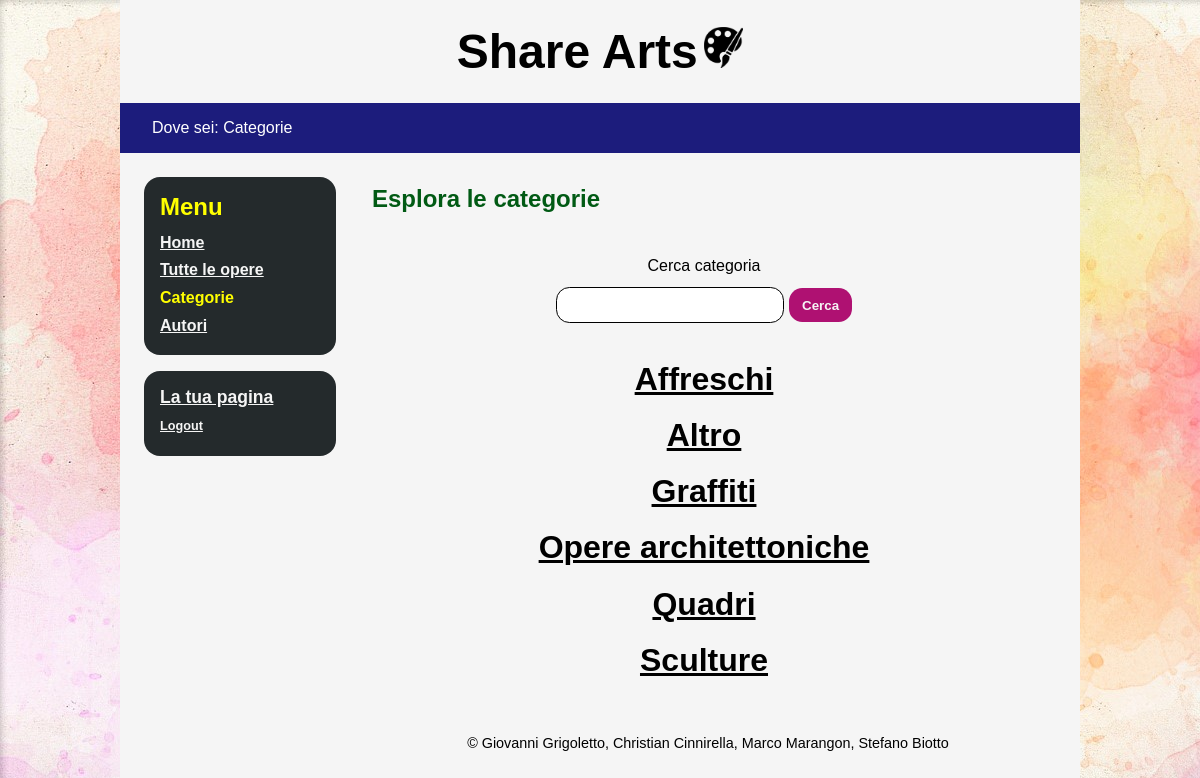
Page /categorie.php (signed in) on the committed database.
### tables this page shows
CREATE TABLE categoria (
  id                 INT AUTO_INCREMENT PRIMARY KEY,
  nome_categoria     VARCHAR(200) NOT NULL,
  cat_description    VARCHAR(2000) NOT NULL
  
);

### includes/DB.php (called while the page is built, shortened)
<?php
class DB extends mysqli{
    public function getListaCategorie()
	{
		$sql = "SELECT nome_categoria, id FROM categoria  ORDER BY nome_categoria";
		$query = $this->prepare($sql);
		$query->execute();
		$result = $query->get_result();
		$rec = array();
		while ($row = $result->fetch_assoc())
			{
				$rec[] = $row;
			}
		return $rec;
    }
}

### categorie.php (the view, shortened to what this page needs)
<?php
require_once('includes/DB.php');
$db = new DB();
$page_head = file_get_contents('includes/head.html');
$page_body = file_get_contents('includes/body.html');
$page_head = str_replace("<scripts />", "", $page_head);
$login_button = file_get_contents('includes/login_button.html');
$profile_button = file_get_contents('includes/usr_zone_logged.html');
$admin = false;
if (!isset($_GET['id'])) {
    $title = 'Categorie - Share Arts';
    $page_head = str_replace("<titolo />", $title, $page_head);
    $page_head = str_replace("<page_description/>", "Elenco delle categorie di opere presenti nel sito", $page_head);
    $page_head = str_replace("<keywords/>", "arte, opera, selezione, esplorare, categorie", $page_head);
    $page_head = str_replace("<metatitle/>", $title, $page_head);
    $content = file_get_contents('includes/categorie_list.html');
    $counter = 1;
    if(isset($_GET['trova_categoria']) && !empty($_GET['nome']))
    {
            $link = file_get_contents('includes/link.html');
            $link = str_replace("<path />", "categorie.php", $link);
            $link = str_replace("<nome_link />", "Categorie", $link);
            $link = str_replace("<tab />", $counter++, $link);
            $page_body = str_replace("<breadcrumb />", $link . " > Ricerca: " . $_GET['nome'], $page_body);
            $page_body = str_replace("<tab1 />", $counter++, $page_body);
            $page_body = str_replace("<tab2 />", $counter++, $page_body);
            $page_body = str_replace("<tab3 />", $counter++, $page_body);
            $page_body = str_replace("<tab4 />", $counter++, $page_body);
            if(isset($_SESSION['user_id'])) {
                if ($admin) {
                    $admin_button = file_get_contents('includes/usr_zone_admin.html');
                    $admin_button = str_replace("<tab1 />", $counter++, $admin_button);
                    $admin_button = str_replace("<tab2 />", $counter++, $admin_button);
                    $page_body = str_replace("<utente />",  $admin_button, $page_body);
                }
                else {
                    $profile_button = str_replace("<id_aut />", $_SESSION['user_id'], $profile_button);
                    $profile_button = str_replace("<tab1 />", $counter++, $profile_button);
                    $profile_button = str_replace("<tab2 />", $counter++, $profile_button);
                    $page_body = str_replace("<utente />", $profile_button, $page_body);
                }
            }
    else {
    $login_button = str_replace("<tab />", $counter++, $login_button);
    $page_body = str_replace("<utente />",$login_button, $page_body);
    }
    $content = str_replace ("<tab1 />", $counter++, $content);
    $content = str_replace ("<tab2 />", $counter++, $content);
            $categorie = $db->getListaCategorieS($_GET['nome']);
            $lista_categorie = '';
            if($categorie != null) {
                foreach($categorie as $categoria){
                    $cat = file_get_contents('includes/categorie_list_element.html');
                    $cat = str_replace("<categoria_element />", $categoria['nome_categoria'], $cat);
                    $cat = str_replace("<id_cat />", $categoria['id'], $cat);
                    $cat = str_replace("<tab />", $counter, $cat);
                    $lista_categorie .= $cat;
                    $counter++;
                }
            }
            else {
                $no_result = file_get_contents('includes/ricerca_categorie_no_results.html');
                $no_result = str_replace("<tab_nores />", $counter++, $no_result);
                $content = str_replace("<categorie />", "<li/>", $content);
                $content.= $no_result;
            }
        $content = str_replace("<categorie />", empty($lista_categorie)?"<li/>":$lista_categorie, $content);
        $content = str_replace("<cercato/>", " risultati per " . htmlentities($_GET['nome']), $content);
    }
    else
    {
    $page_body = str_replace('<li><a href="categorie.php" tabindex="<tab3 />">Categorie</a></li>', '<li>Categorie</li>', $page_body);
    $page_body = str_replace("<breadcrumb />", "Categorie", $page_body);
    $page_body = str_replace("<tab1 />", $counter++, $page_body);
    $page_body = str_replace("<tab2 />", $counter++, $page_body);
    $page_body = str_replace("<tab4 />", $counter++, $page_body);
    if(isset($_SESSION['user_id'])) {
        if ($admin) {
            $admin_button = file_get_contents('includes/usr_zone_admin.html');
            $admin_button = str_replace("<tab1 />", $counter++, $admin_button);
            $admin_button = str_replace("<tab2 />", $counter++, $admin_button);
            $page_body = str_replace("<utente />",  $admin_button, $page_body);
        }
        else {
            $profile_button = str_replace("<id_aut />", $_SESSION['user_id'], $profile_button);
            $profile_button = str_replace("<tab1 />", $counter++, $profile_button);
            $profile_button = str_replace("<tab2 />", $counter++, $profile_button);
            $page_body = str_replace("<utente />", $profile_button, $page_body);
        }
    }
    else {
    $login_button = str_replace("<tab />", $counter++, $login_button);
    $page_body = str_replace("<utente />",$login_button, $page_body);
    }
    $content = str_replace ("<tab1 />", $counter++, $content);
    $content = str_replace ("<tab2 />", $counter++, $content);
            $categorie = $db->getListaCategorie();
            $lista_categorie = '';
            if($categorie != null) {
                foreach($categorie as $categoria){
                    $cat = file_get_contents('includes/categorie_list_element.html');
                    $cat = str_replace("<categoria_element />", $categoria['nome_categoria'], $cat);
                    $cat = str_replace("<id_cat />", $categoria['id'], $cat);
                    $cat = str_replace("<tab />", $counter, $cat);
                    $lista_categorie .= $cat;
                    $counter++;
                     }
         }
         $content = str_replace("<categorie />", empty($lista_categorie)?"<li/>":$lista_categorie, $content);
        $content = str_replace("<cercato/>", "", $content);
    }
}
$page_body = str_replace('<content />', $content, $page_body);
echo $page_head  . $page_body  ;
?>

### css/desktop.css (style rules this page uses)
* { padding: 0; border: 0; margin: 0; font-family: Verdana, Geneva, sans-serif; }
html { background-image: url("../img/background.jpg"); }
body { background-color: #f5f5f5; margin: 0 10%; min-height: 100vh; height: auto; }
#userinfo { font-size: 1.1em; }
#titolone { padding: 1em; font-size: 1.5em; text-align: center; }
#titolone h1 { display: inline-block; }
#titolone img { height: 1.7em; }
#breadcrumb { background-color: rgb(28, 28, 124); color: white; padding: 1em; padding-left: 2em; }
#contenuto { margin: 2em; margin-left: 15em; }
.titolo_sezione { font-size: 1.5em; font-weight: bold; color: rgb(1, 90, 20); padding: 0 0 0.5em 0.5em; }
.box { margin: 0.5em; padding: 1em; background-color: rgb(36, 42, 44); font-weight: bold; color: yellow; border-radius: 1em; }
#usr_zone { margin-top: 1em; }
#navigator { float: left; padding: 1em 0 0 1em; width: 13em; }
#navigator a:link { color: whitesmoke; }
#menubox ul { list-style-type: none; padding-top: 0.5em; }
#menubox li { padding: 0.3em 0; }
.submit_button { background-color: rgb(175, 17, 114); padding: 0.7em 1em; margin: 1em 0; color: whitesmoke; font-weight: bold; cursor: pointer; border-radius: 1em; }
#usr_zone a { color: white; }
#usr_zone li span { font-size: 0.9em; }
#usr_zone ul { list-style-type: none; }
#usr_zone li { padding-bottom: 0.3em; }
#nome_utente { font-size: 1em; }
#logout { font-size: 0.8em; }
.elenco ul { padding-top: 1em; text-align: center; list-style-type: none; }
.elenco li { padding: 0.3em; font-size: 2em; font-weight: bold; }
.elenco a:link { color: black; }
.ricerca { text-align: center; padding-top: 2em; }
.banner_cerca { padding: 0.7em 1em; border-radius: 1em; width: 15em; border-style:solid; border-color: black; border-width: 0.1em; }
.cerca { display: block; }
#footer { text-align: center; padding: 1em; margin-bottom: 0; font-size: 0.9em; margin-left: 15em; }

### css/mobile.css (style rules this page uses)
html { background-image: none; }
body { background-color: #fafafa; margin: 0; }
#titolone { padding: 1em; font-size: 1em; text-align: center; }
#breadcrumb { padding: 0.6em; font-size: 0.8em; }
#navigator { float: none; text-align: center; padding: 0; width: auto; }
#contenuto { margin: 1em; text-align: center; }
.titolo_sezione { font-size: 1.5em; padding: 0 0 1em 0; }
#footer { margin-left: 0; }

### css/print.css (style rules this page uses)
* { padding: 0; border: 0; margin: 0; font-family:Georgia, 'Times New Roman', Times, serif; }
html { background-image: none; }
body { background-color: #fafafa; margin: 0; min-height: 100vh; height: auto; }
#titolone { padding: 1em; font-size: 0.8em; text-align: center; }
#titolone h1 { display: inline-block; }
#titolone img { height: 1em; }
#breadcrumb { display: none; }
#contenuto { margin: 2em; }
.cerca { display: none; }
.box { margin: 1em; padding: 1em; background-color: rgb(0, 110, 0); font-weight: bold; color: rgb(231, 255, 94); border-radius: 1em; }
#usr_zone { margin-top: 1em; }
#navigator { display: none; }
#menubox a { color: whitesmoke; }
#menubox ul { list-style-type: none; padding-top: 0.5em; }
#menubox li { padding: 0.3em 0; }
.titolo_sezione { font-size: 1.5em; font-weight: bold; color: rgb(138, 0, 138); padding: 0 0 1em 0.5em; }
.elenco ul { padding-top: 1em; text-align: center; list-style-type: none; font-size: 2em; font-weight: bold; }
.elenco li { padding: 0.3em; }
.elenco a { color: black; }
.submit_button { display: none; }
#footer { display: none; }

### rows in the picture
categoria: str_replace("<tab />", $counter, $cat) "Affreschi"
categoria: str_replace("<tab />", $counter, $cat) "Altro"
categoria: str_replace("<tab />", $counter, $cat) "Graffiti"
categoria: str_replace("<tab />", $counter, $cat) "Opere architettoniche"
categoria: str_replace("<tab />", $counter, $cat) "Quadri"
categoria: str_replace("<tab />", $counter, $cat) "Sculture"

### other values in the picture
str_replace("<tab1 />", $counter++, $profile_button) "La tua pagina Logout"
